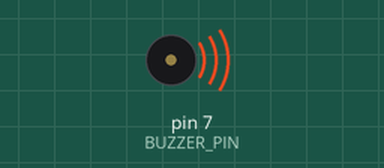
This sketch was run on a simulated Arduino Uno, built with avr-gcc and run on an emulated ATmega328P. Parts: buzzer (waves = sounding, pin HIGH).

Above: at 0.5 s.
Timing chart, 0 to 4.6 s (numbered marks = the images above):
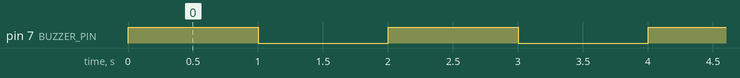

The sketch:

buzzer_hello.ino
```cpp
const int BUZZER_PIN = 7; // Active Buzzer

void setup()
{
  pinMode(BUZZER_PIN, OUTPUT);
}

void loop()
{
  digitalWrite(BUZZER_PIN, HIGH);
  delay(1000);
  digitalWrite(BUZZER_PIN, LOW);
  delay(1000);
}
```

Measured:
- by itself, pin 7 (BUZZER_PIN): alternates HIGH for 1.0 s and LOW for 1.0 s
